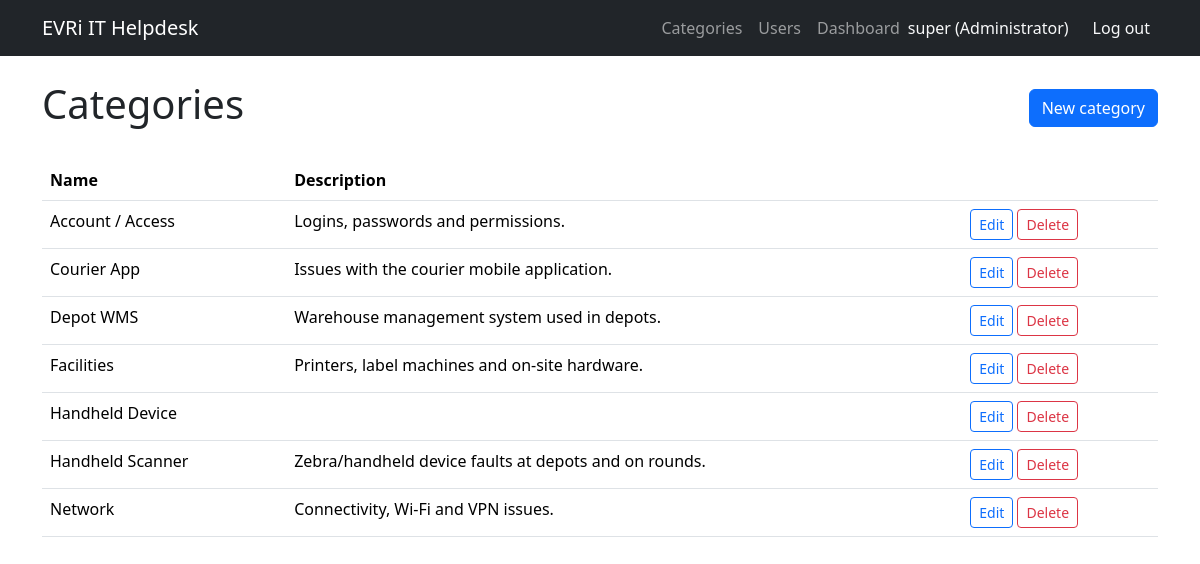
The app's page /tickets/categories/ (signed in) with its own data.
### accounts/models.py (models this page shows, shortened)
class User(AbstractUser):
    class Role(models.TextChoices):
        USER = "USER", "End User"
        AGENT = "AGENT", "Support Agent"
        ADMIN = "ADMIN", "Administrator"
    role = models.CharField(
        max_length=10,
        choices=Role.choices,
        default=Role.USER,
    )
    department = models.CharField(max_length=100, blank=True)
    @property
    def is_administrator(self):
        return self.role == self.Role.ADMIN

### tickets/models.py (models this page shows, shortened)
class Category(models.Model): #Ticket Categories
    name = models.CharField(max_length=100, unique=True)
    description = models.TextField(blank=True)
    class Meta:
        verbose_name_plural = "categories"  # Avoids the use of "Categorys" in the admin panel.
        ordering = ["name"]

### tickets/category_views.py (the view)
# urls.py: path("categories/", category_views.CategoryListView.as_view(), name="category_list"),
class CategoryListView(AdminRequiredMixin, ListView):
    model = Category
    template_name = "tickets/category_list.html"
    context_object_name = "categories"

### accounts/mixins.py (called while the page is built)
    def dispatch(self, request, *args, **kwargs):
        if not request.user.is_authenticated:
            return super().dispatch(request, *args, **kwargs)
        if self.allowed_roles and request.user.role not in self.allowed_roles:
            raise PermissionDenied("You do not have permission to view this page.")
        return super().dispatch(request, *args, **kwargs)

### templates/tickets/category_list.html (shortened to what this page needs)
{% extends "base.html" %}
{% block content %}
  <div class="d-flex justify-content-between align-items-center mb-4">
    <h1>Categories</h1>
    <a href="{% url 'tickets:category_create' %}" class="btn btn-primary">New category</a>
  </div>
  <table class="table">
    <thead><tr><th>Name</th><th>Description</th><th></th></tr></thead>
    <tbody>
      {% for category in categories %}
        <tr>
          <td>{{ category.name }}</td>
          <td>{{ category.description }}</td>
          <td>
            <a href="{% url 'tickets:category_update' category.pk %}" class="btn btn-sm btn-outline-primary">Edit</a>
            <a href="{% url 'tickets:category_delete' category.pk %}" class="btn btn-sm btn-outline-danger">Delete</a>
          </td>
        </tr>
      {% empty %}
        <tr><td colspan="3" class="text-muted">No categories yet.</td></tr>
      {% endfor %}
    </tbody>
  </table>
{% endblock %}

### templates/base.html (shortened to what this page needs)
<!DOCTYPE html>
<html lang="en">
<head>
  <link href="https://cdn.jsdelivr.net/npm/bootstrap@5.3.3/dist/css/bootstrap.min.css" rel="stylesheet">
</head>
<body>
  <nav class="navbar navbar-expand-lg navbar-dark bg-dark">
    <div class="container">
      <a class="navbar-brand" href="/">EVRi IT Helpdesk</a>
      <div class="navbar-nav ms-auto">
        {% if user.is_authenticated %}
          {% if user.is_administrator %}
            <a class="nav-link" href="{% url 'tickets:category_list' %}">Categories</a>
            <a class="nav-link" href="{% url 'accounts:user_list' %}">Users</a>
          {% endif %}
          <a class="nav-link" href="{% url 'dashboard:home' %}">Dashboard</a>
          <span class="navbar-text text-light me-3">{{ user.username }} ({{ user.get_role_display }})</span>
          <form method="post" action="{% url 'logout' %}" class="d-inline">
            <button type="submit" class="nav-link btn btn-link text-light">Log out</button>
          </form>
        {% else %}
          <a class="nav-link" href="{% url 'login' %}">Log in</a>
          <a class="nav-link" href="{% url 'accounts:register' %}">Register</a>
        {% endif %}
      </div>
    </div>
  </nav>
  <main class="container py-4">
    {% block content %}{% endblock %}
  </main>
</body>
</html>

### records on screen
User: username "super", role "Administrator"
Category: name "Account / Access", description "Logins, passwords and permissions."
Category: name "Courier App", description "Issues with the courier mobile application."
Category: name "Depot WMS", description "Warehouse management system used in depots."
Category: name "Facilities", description "Printers, label machines and on-site hardware."
Category: name "Handheld Device"
Category: name "Handheld Scanner", description "Zebra/handheld device faults at depots and on rounds."
Category: name "Network", description "Connectivity, Wi-Fi and VPN issues."
